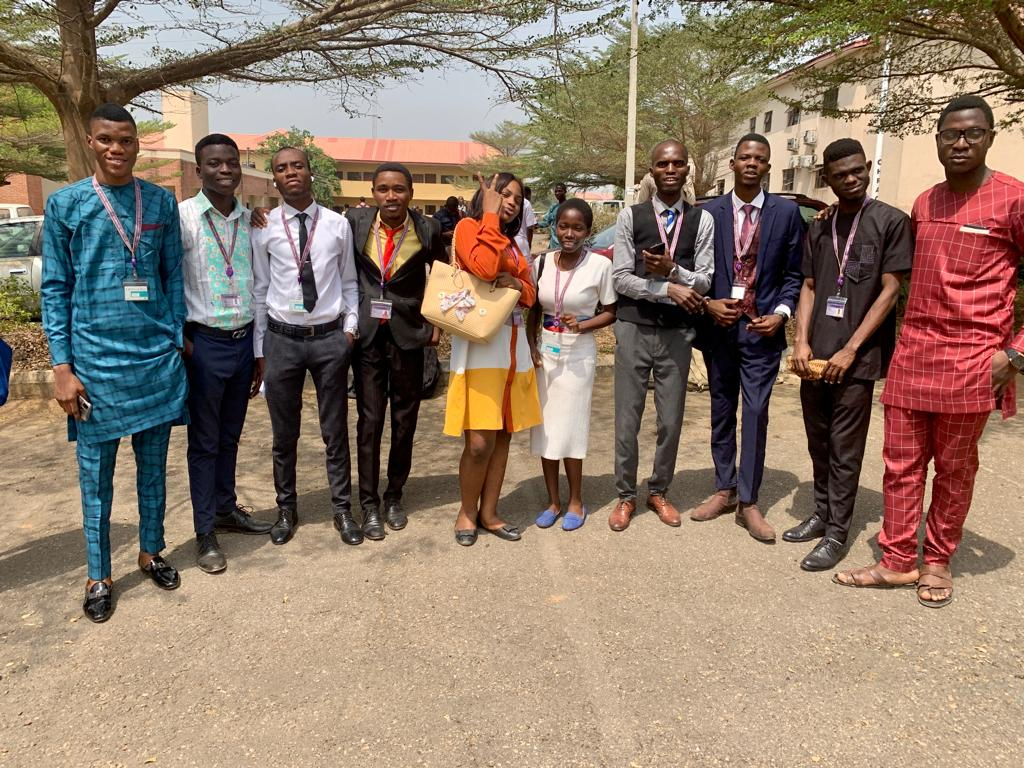
#> input picture images/i7.jpg, 1024 x 768 px, found by its file name
$ python Pic_Human_Face_Detection.py
#> lines starting #> are read from the running program, lines starting #| are printed output that depends on the picture
import numpy as np
import cv2


#cap = cv2.VideoCapture(0)
pic = 'i7.jpg'
cap = cv2.imread(pic,0)
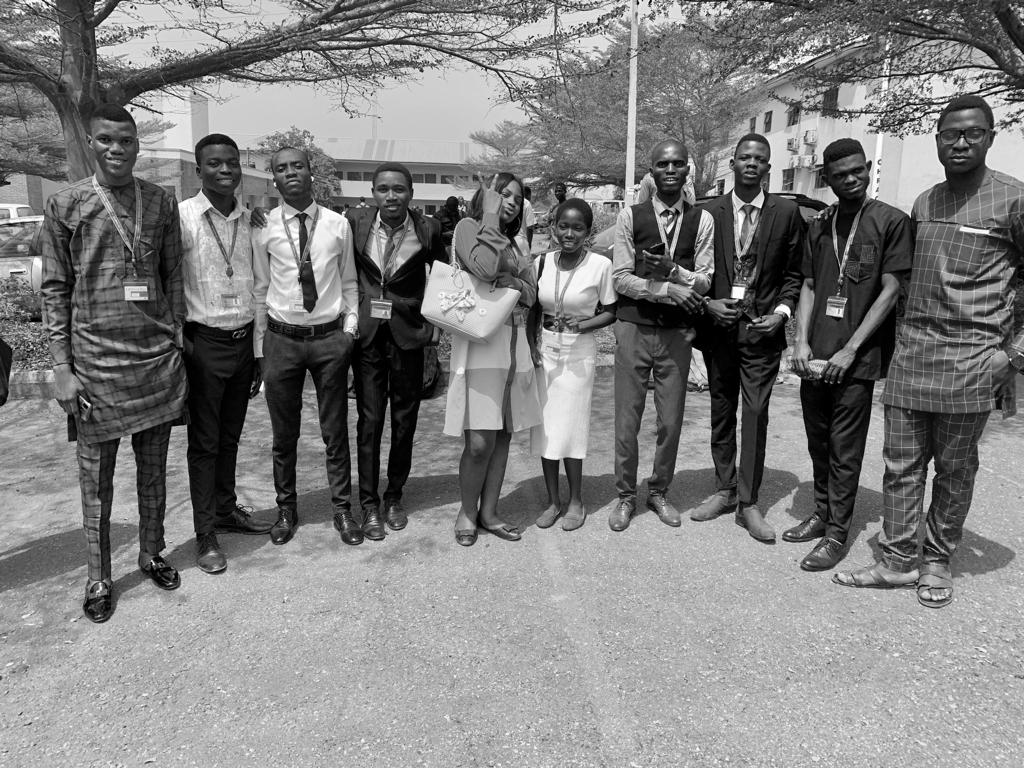
#> cap: shape (768, 1024); min 0, max 255, mean 128
frame2 = cv2.imread(pic,1)
#> frame2 is the input picture: shape (768, 1024, 3); mean B, G, R 106.8, 123.9, 144.3
face_cascade = cv2.CascadeClassifier(cv2.data.haarcascades+'haarcascade_frontalface_default.xml')
eye_cascade = cv2.CascadeClassifier(cv2.data.haarcascades+'haarcascade_eye.xml')
rv = []
avfe = None
def av(x):
	s = 0
	for i in x:
		s+=i
	return s/len(x)


cap = cv2.imread(pic,0)
frame2 = cv2.imread(pic,1)
frame = cv2.resize(cap,(400,350))
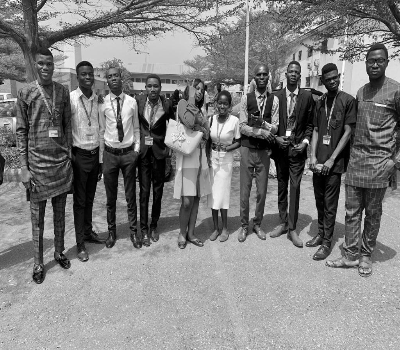
#> frame: shape (350, 400); min 0, max 255, mean 128
frame2 = cv2.resize(frame2,(400,350))
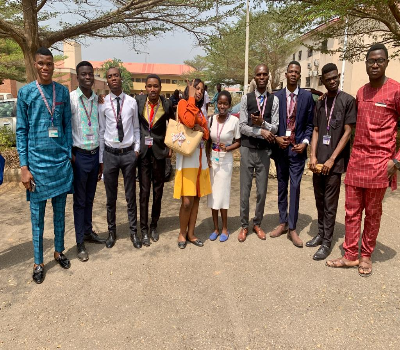
#> frame2: shape (350, 400, 3); mean B, G, R 106.8, 123.8, 144.2


faces = face_cascade.detectMultiScale(frame,1.3,5)
#> faces = ()
print(len(faces))
#| 0
for (x,y,w,h) in faces:
	cv2.rectangle(frame2,(x,y),(x+w,y+h),(255,0,0),2)
	ff_gray = frame[y:y+w,x:x+w]
	ff_color = frame2[y:y+w,x:x+w]
	eyes = eye_cascade.detectMultiScale(ff_gray,1.3,5)

	if len(eyes) == 2:
		average_eyeWidth = (eyes[0][2]+eyes[1][2])/2
		average_eyeHeight = (eyes[0][3]+eyes[1][3])/2
		eyeDistance = abs(eyes[1][0]-eyes[0][0])
		faceWidth = faces[0][2]
		faceHeight = faces[0][3]
		if (eyeDistance == 0):
			eyeDistance = 1
		face_eye = (faceWidth*0.8)/(eyeDistance)
		# [5 lines of commented-out code are left out]

		if len(rv) > 30:
			avfe = av(rv)
			rv.clear()

		rv.append(face_eye)
		print("Face to Eye Ratio:",avfe)


		print("------------------")
	for (ex,ey,ew,eh) in eyes:
		cv2.rectangle(ff_color,(ex,ey),(ex+ew,ey+eh),(0,255,0),2)
#> this loop made 0 passes
#> after the loop, rv = []
		#print("ex:",ex,"\ney:",ey)


cv2.imshow('Face Detection',frame2)


cv2.waitKey()

cv2.destroyAllWindows()

$ run again, with images/i1.jpg copied over images/i7.jpg
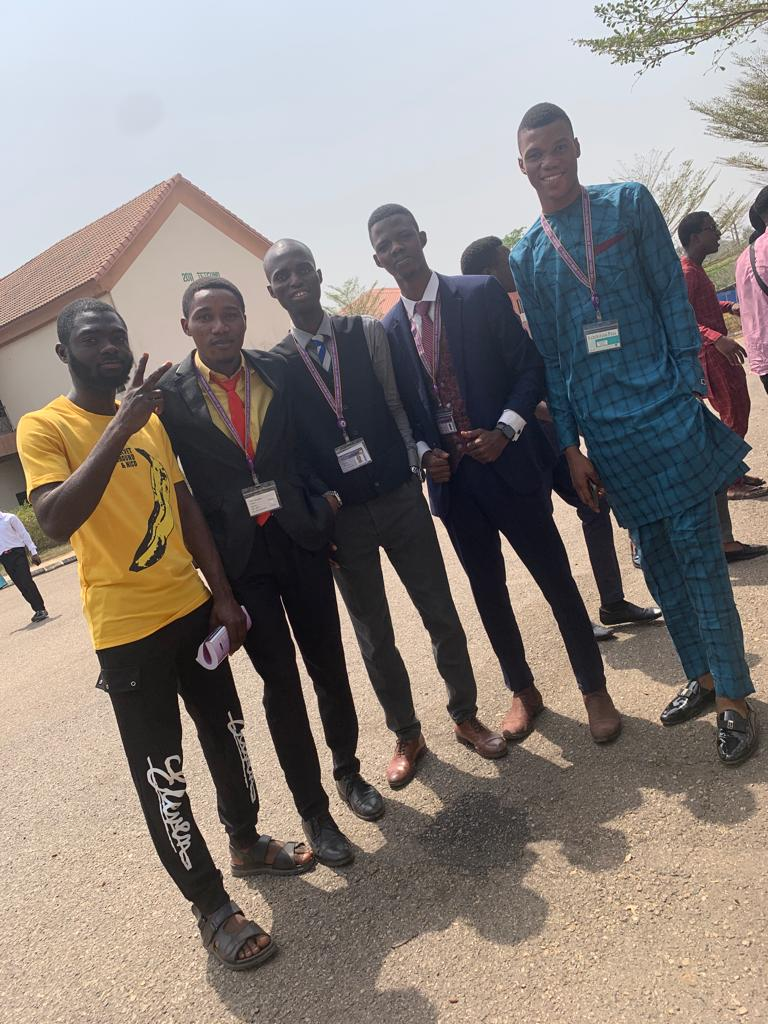
#> input picture images/i1.jpg, 768 x 1024 px, found by its file name
#> frame2 is the input picture: shape (1024, 768, 3); mean B, G, R 124.5, 129.3, 137.1
#> `frame = cv2.resize(cap,(400,350))`:
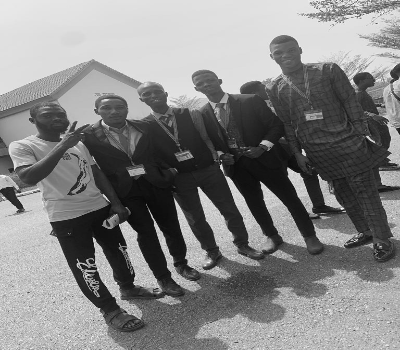
#> frame: shape (350, 400); min 4, max 252, mean 131
#> `frame2 = cv2.resize(frame2,(400,350))`:
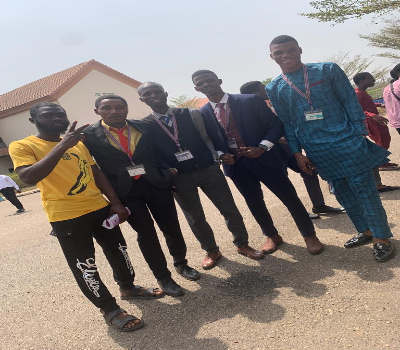
#> frame2: shape (350, 400, 3); mean B, G, R 124.4, 129.2, 137
#> faces = ()
#| 0
#> after the loop `for (x,y,w,h) in faces:`: rv = []

$ run again, with images/i2.jpg copied over images/i7.jpg
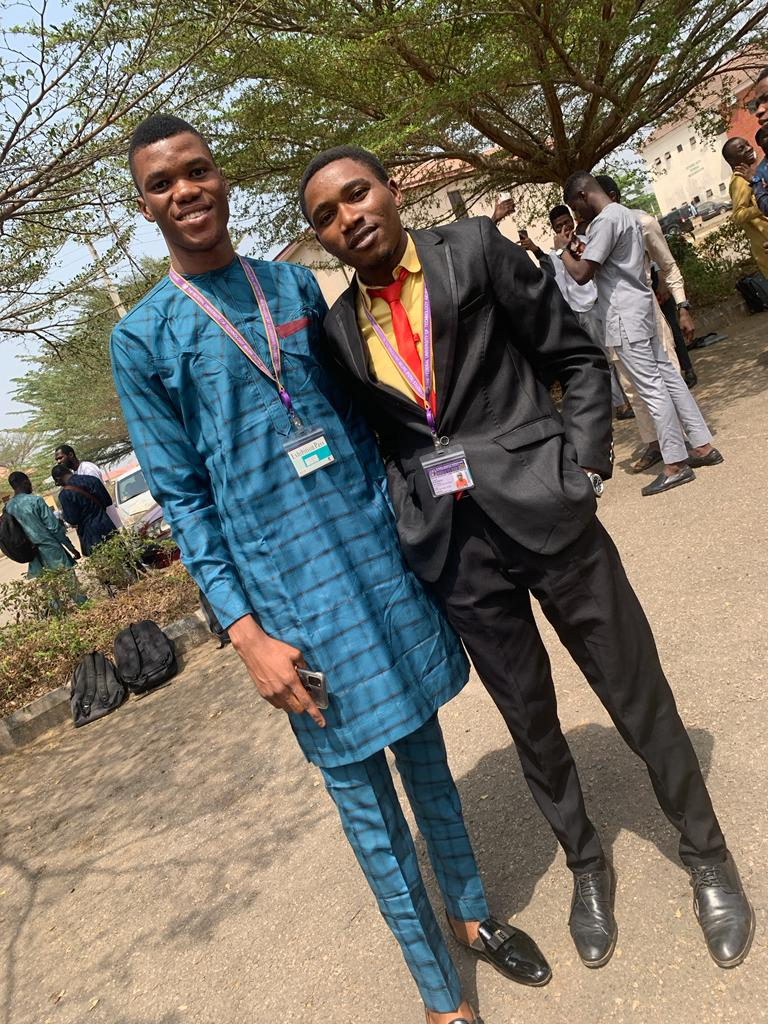
#> input picture images/i2.jpg, 768 x 1024 px, found by its file name
#> frame2 is the input picture: shape (1024, 768, 3); mean B, G, R 101.6, 113.4, 118.2
#> `frame = cv2.resize(cap,(400,350))`:
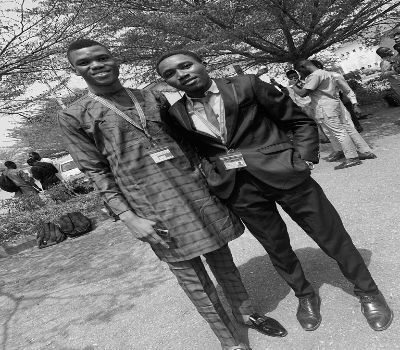
#> frame: shape (350, 400); min 0, max 255, mean 113.3
#> `frame2 = cv2.resize(frame2,(400,350))`:
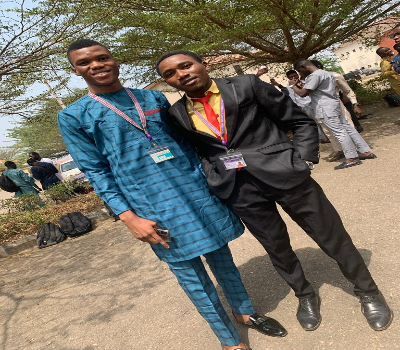
#> frame2: shape (350, 400, 3); mean B, G, R 101.4, 113.2, 118.1
#> faces = ()
#| 0
#> after the loop `for (x,y,w,h) in faces:`: rv = []

$ run again, with images/i3.jpg copied over images/i7.jpg
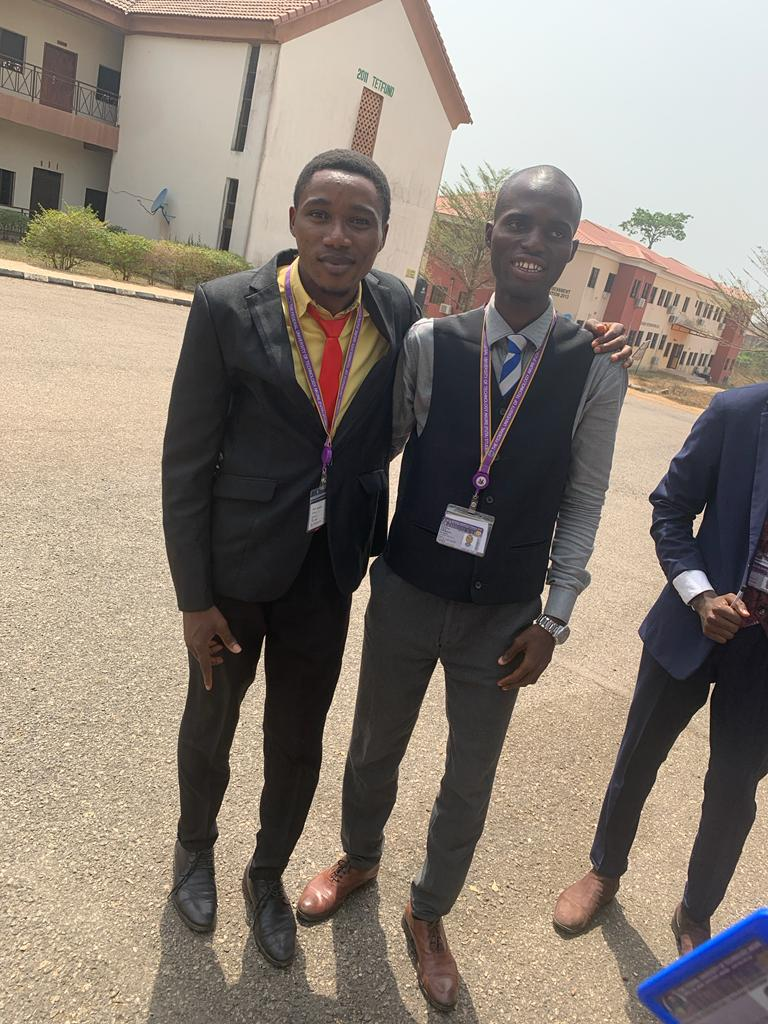
#> input picture images/i3.jpg, 768 x 1024 px, found by its file name
#> frame2 is the input picture: shape (1024, 768, 3); mean B, G, R 118, 128.4, 138.7
#> `frame = cv2.resize(cap,(400,350))`:
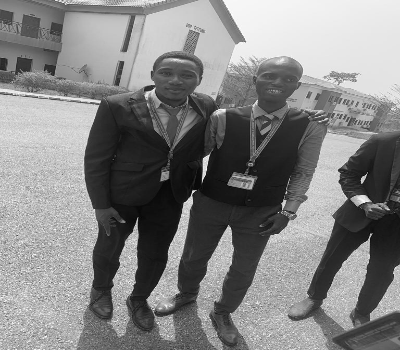
#> frame: shape (350, 400); min 2, max 254, mean 130.2
#> `frame2 = cv2.resize(frame2,(400,350))`:
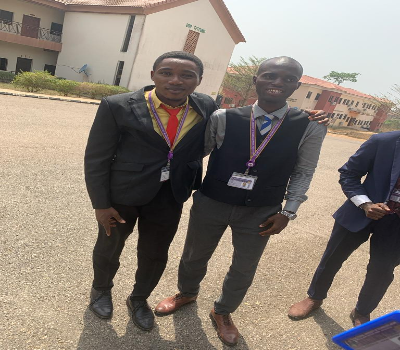
#> frame2: shape (350, 400, 3); mean B, G, R 117.8, 128.3, 138.6
#> faces = ()
#| 0
#> after the loop `for (x,y,w,h) in faces:`: rv = []
